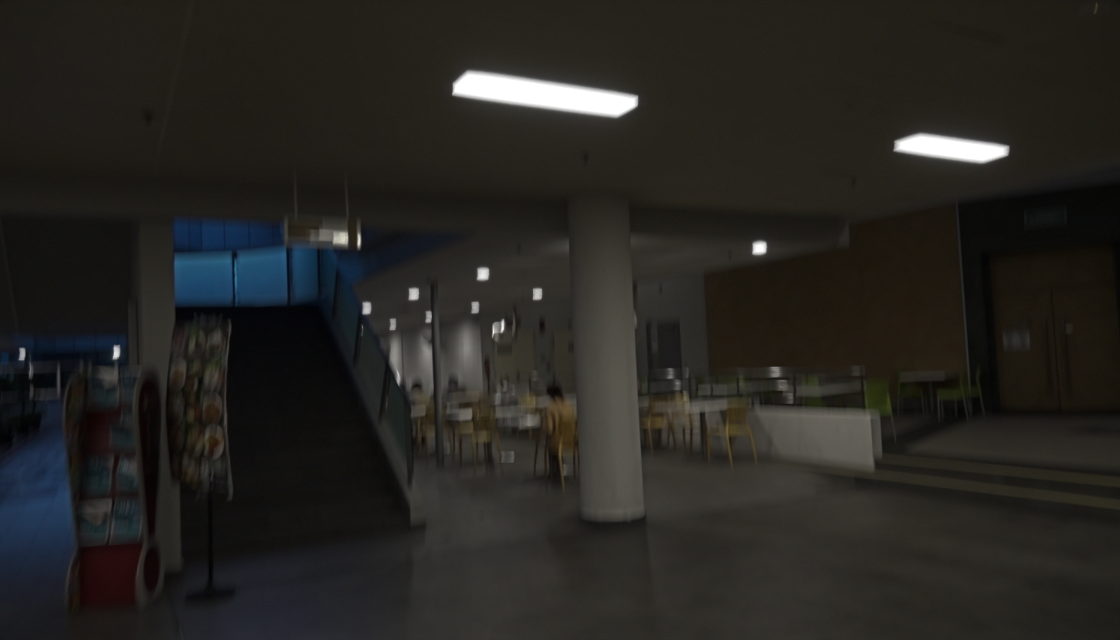
#> input picture DarkIR/images/inputs/0085_low.png, 1120 x 640 px, found by its file name; its folder holds only this picture in this run
$ python make_comparison.py
#> lines starting #> are read from the running program, lines starting #| are printed output that depends on the picture
"""Generate side-by-side comparison figures: input (low-light) vs DarkIR output."""
from PIL import Image, ImageDraw
import os

base = r'd:\Dark\DarkIR'
inputs = os.path.join(base, 'images', 'inputs')
results = os.path.join(base, 'images', 'results')
out_dir = os.path.join(base, 'comparison')
os.makedirs(out_dir, exist_ok=True)

names = [f for f in os.listdir(inputs) if f.lower().endswith(('.png', '.jpg', '.jpeg'))]

for name in names:
    inp = Image.open(os.path.join(inputs, name)).convert('RGB')
#> inp is the input picture: PIL image 1120x640 RGB; mean R, G, B 38.4, 37, 33.5
    out = Image.open(os.path.join(results, name)).convert('RGB')
    # normalize to same height
    H = 420
    def resize_to_h(img, h):
#> called with h = 420
        w = int(img.width * h / img.height)
#> w = 735
        return img.resize((w, h), Image.LANCZOS)
    a = resize_to_h(inp, H)
    b = resize_to_h(out, H)
    gap = 20
    label_h = 40
    W = a.width + b.width + gap
#> W = 1490
    canvas = Image.new('RGB', (W, H + label_h), 'white')
#> canvas: PIL image 1490x460 RGB; every value is 255
    canvas.paste(a, (0, label_h))
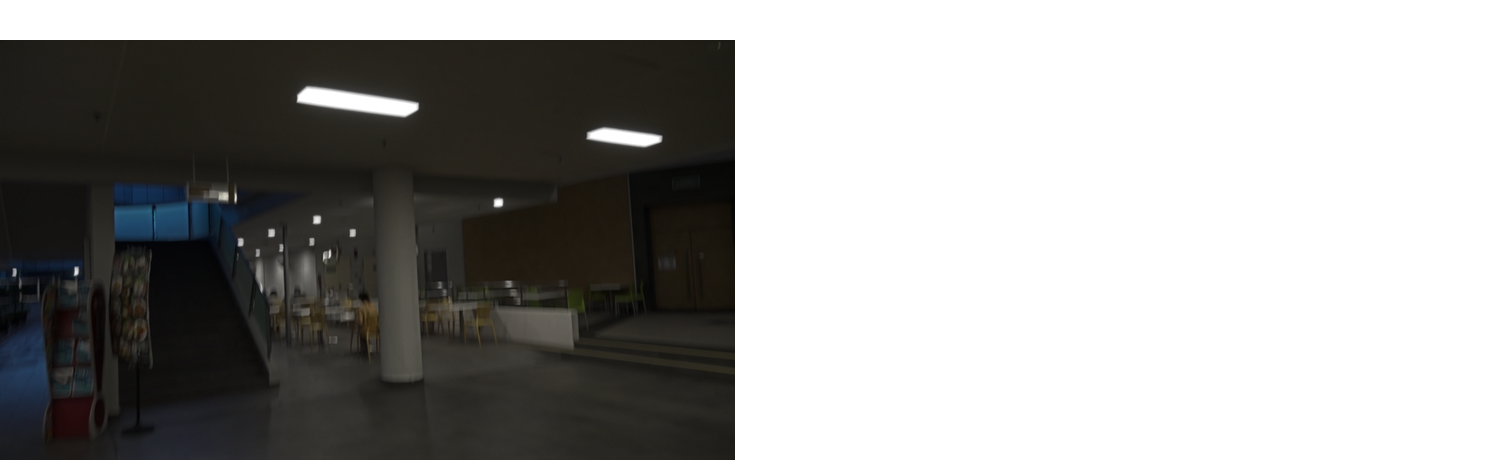
#> canvas: PIL image 1490x460 RGB; mean R, G, B 157.4, 156.8, 155.2
    canvas.paste(b, (a.width + gap, label_h))
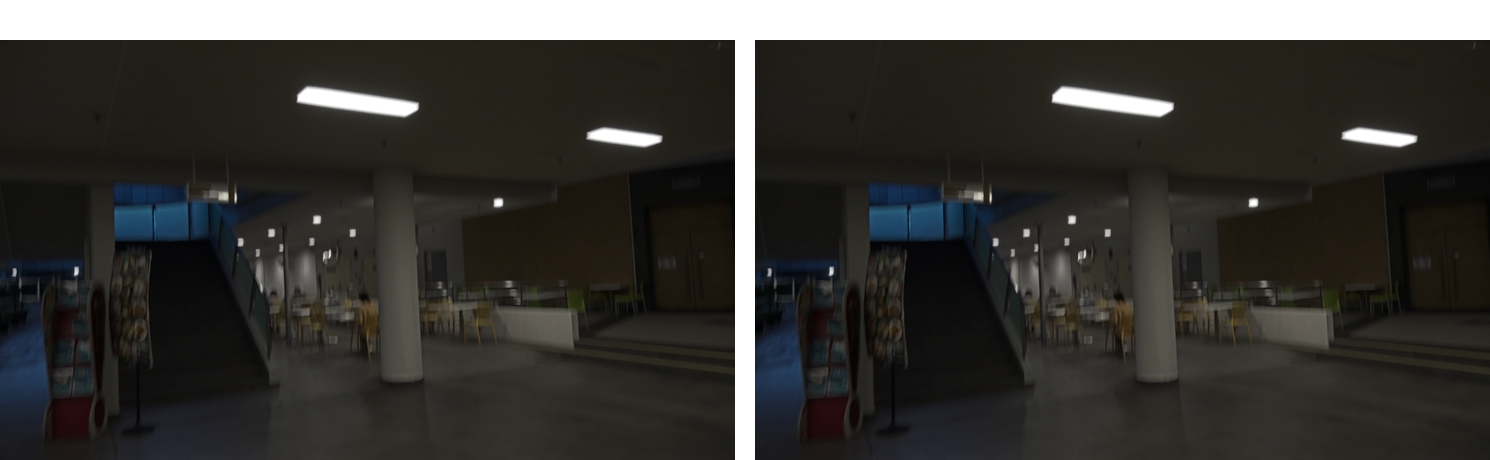
#> canvas: PIL image 1490x460 RGB; mean R, G, B 59.9, 58.6, 55.5
    draw = ImageDraw.Draw(canvas)
    draw.text((a.width // 2 - 60, 12), 'Input (Low-light)', fill='black')
    draw.text((a.width + gap + b.width // 2 - 70, 12), 'DarkIR Output', fill='black')
    save_path = os.path.join(out_dir, 'cmp_' + name)
    canvas.save(save_path)
    print('saved', save_path, canvas.size)
#| saved d:\Dark\DarkIR/comparison/cmp_0085_low.png (1490, 460)
